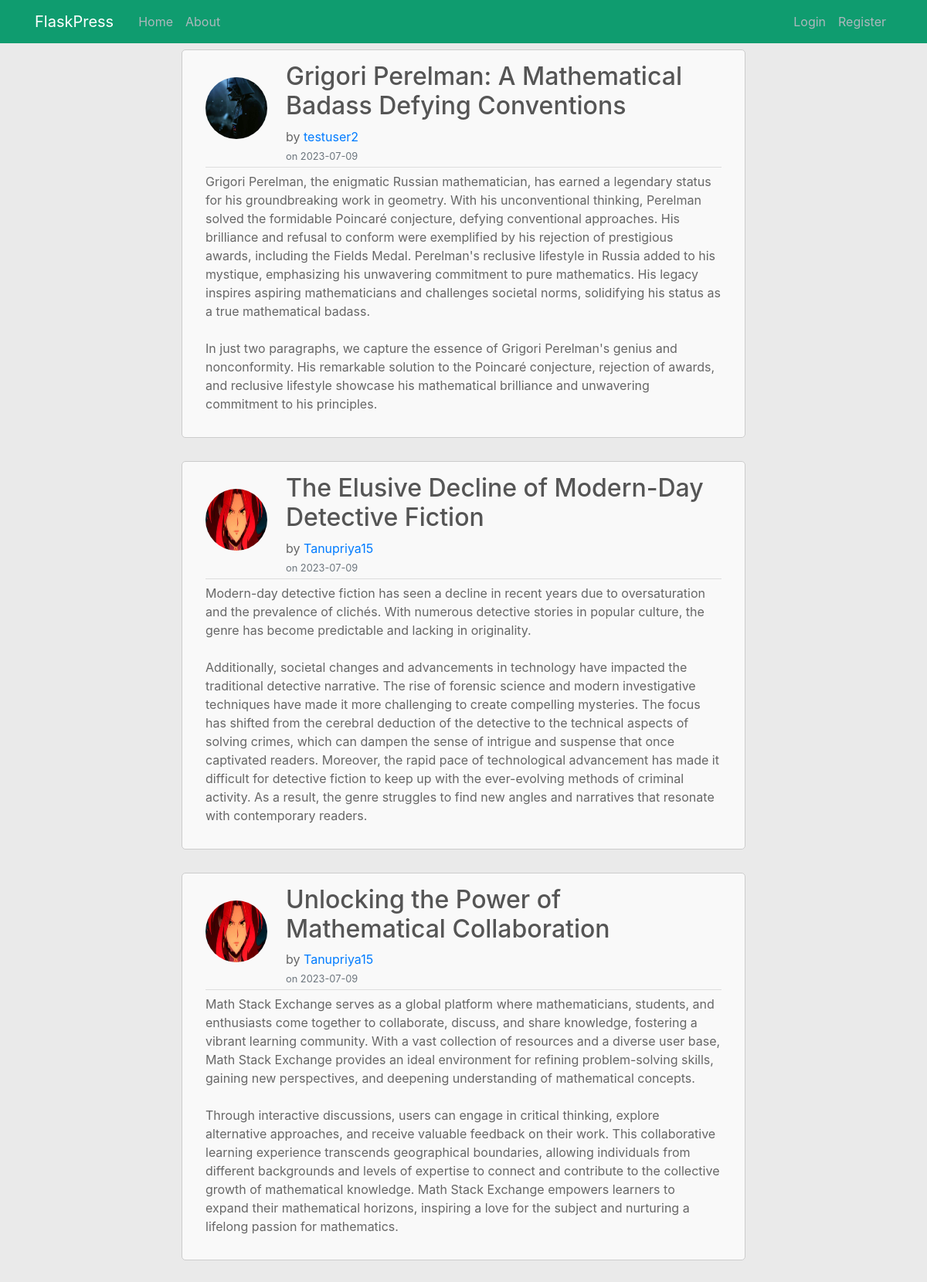
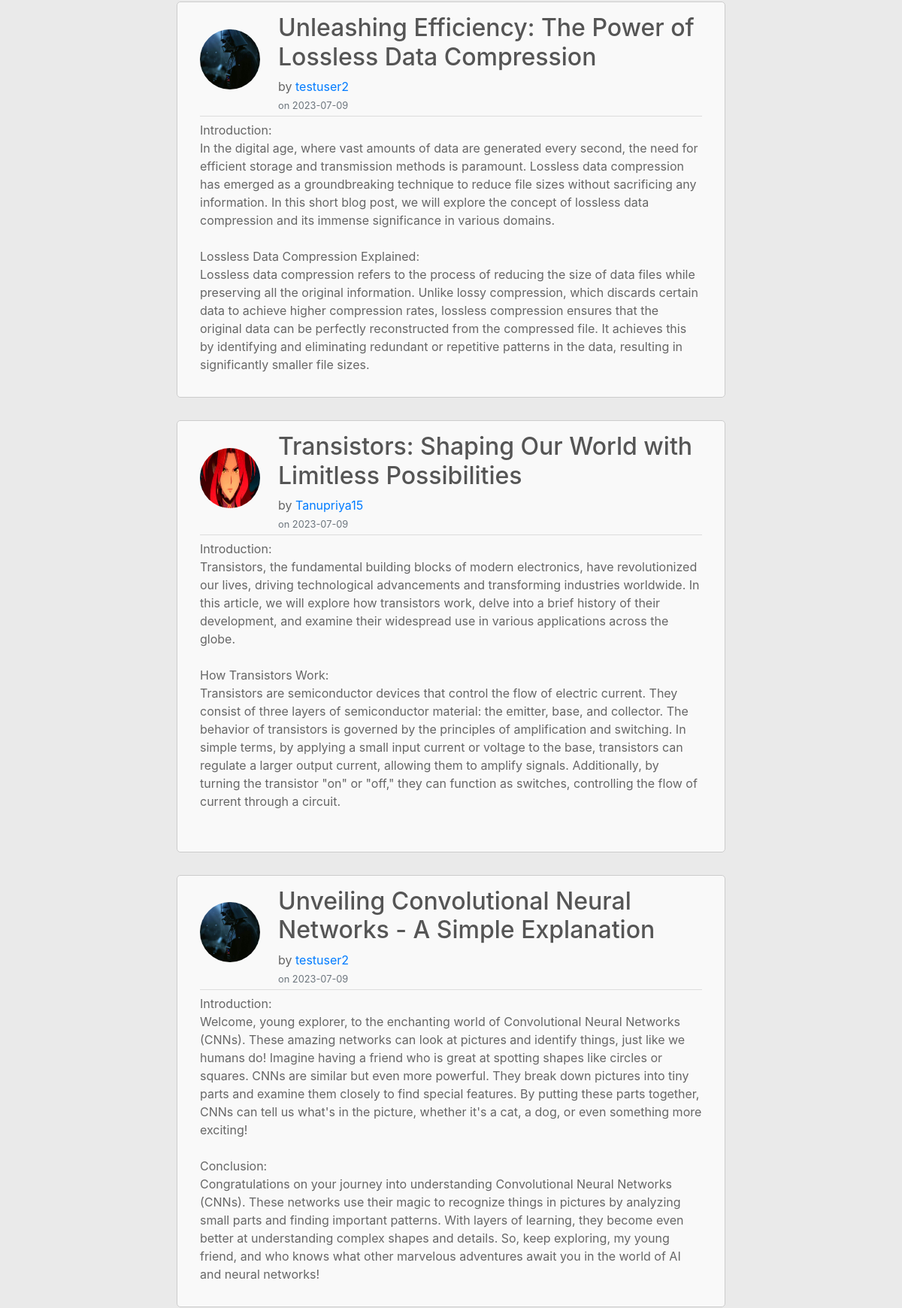
The page / (upper part) on the database its author committed (2 pictures, top to bottom).
### test/models.py (models this page shows, shortened)
class Post(db.Model, UserMixin):
    id = db.Column(db.Integer, primary_key=True)
    title = db.Column(db.String(20), nullable=True, default="Flask Blogpost")
    date_posted = db.Column(db.DateTime, nullable=False, default=datetime.utcnow)
    content = db.Column(db.Text, nullable=False)
    user_id = db.Column(db.Integer, db.ForeignKey('user.id'), nullable=True)

class User(db.Model, UserMixin):
    id = db.Column(db.Integer, primary_key=True)
    username = db.Column(db.String(20), unique=True, nullable=False)
    email = db.Column(db.String(120), unique=True, nullable=False)
    image_file = db.Column(db.String(20), nullable=False, default='default.jpg')
    password = db.Column(db.String(60), nullable=False)
    posts = db.relationship('Post', backref='author', lazy=True)

### test/routes.py (the view)
@app.route("/")
def home():
    posts = Post.query.order_by(Post.date_posted.desc()).all()
    return render_template('home.html', posts=posts)

### test/templates/home.html
{% extends "layout.html" %}
{% block content %}
    {% for post in posts %}
        <article class="media content-section">
            <div class="media-body">
                <div class="article-metadata">
                    <div class="d-flex justify-content-start align-items-center">
                        <img class="account-img rounded-circle-sm" src="{{ url_for('static', filename='Images/' + post.author.image_file) }}" alt="User Image">
                        <div class="ml-2">
                            <h2> <a class="article-title" href="#">{{ post.title }}</a></h2>
                            <span>by <a href="{{ url_for('user', post_id=post.id) }}">{{ post.author.username }}</a></span>
                            <br>
                            <small class="text-muted">on {{ post.date_posted.strftime('%Y-%m-%d') }}</small>
                        </div>
                    </div>
                </div>
                <p class="article-content">{{ post.content }}</p>
            </div>
        </article>
    {% endfor %}
{% endblock content %}

### test/static/main.css (style rules this page uses)
body { background: #eaeaea; color: #666666; margin-top: 4rem; }
h1, h2, h3, h4, h5, h6 { color: #555555; }
.content-section { background: #f9f9f9; padding: 15px 30px; border: 1px solid #cccccc; border-radius: 5px; margin-bottom: 30px; }
.article-title { color: #555555; }
.article-content { white-space: pre-wrap; }
.article-metadata { padding-bottom: 3px; margin-bottom: 6px; border-bottom: 1px solid #dddddd; }
.account-img { height: 150px; width: 150px; margin-right: 16px; margin-bottom: 12px; }
.rounded-circle-sm { width: 80px; height: 80px; border-radius: 50%; }

### rows shown on the page
Post: image_file (picture), title "Grigori Perelman: A Mathematical Badass Defying Conventions", author.username "testuser2", date_posted "2023-07-09", content "Grigori Perelman, the enigmatic Russian mathematician, has earned a legendary status for his groundbreaking work in geometry. With his unconventional thinking, Perelman solved the formidable Poincaré conjecture, defying conventional approaches. His brilliance and refusal to conform were exemplified by his rejection of prestigious awards, including the Fields Medal. Perelman's reclusive lifestyle in Russia added to his mystique, emphasizing his unwavering commitment to pure mathematics. His legacy inspires aspiring mathematicians and challenges societal norms, solidifying his status as a true mathematical badass. In just two paragraphs, we capture the essence of Grigori Perelman's genius and…"
Post: image_file (picture), title "The Elusive Decline of Modern-Day Detective Fiction", author.username "Tanupriya15", date_posted "2023-07-09", content "Modern-day detective fiction has seen a decline in recent years due to oversaturation and the prevalence of clichés. With numerous detective stories in popular culture, the genre has become predictable and lacking in originality. Additionally, societal changes and advancements in technology have impacted the traditional detective narrative. The rise of forensic science and modern investigative techniques have made it more challenging to create compelling mysteries. The focus has shifted from the cerebral deduction of the detective to the technical aspects of solving crimes, which can dampen the sense of intrigue and suspense that once captivated readers. Moreover, the rapid pace of…"
Post: image_file (picture), title "Unlocking the Power of Mathematical Collaboration", author.username "Tanupriya15", date_posted "2023-07-09", content "Math Stack Exchange serves as a global platform where mathematicians, students, and enthusiasts come together to collaborate, discuss, and share knowledge, fostering a vibrant learning community. With a vast collection of resources and a diverse user base, Math Stack Exchange provides an ideal environment for refining problem-solving skills, gaining new perspectives, and deepening understanding of mathematical concepts. Through interactive discussions, users can engage in critical thinking, explore alternative approaches, and receive valuable feedback on their work. This collaborative learning experience transcends geographical boundaries, allowing individuals from different backgrounds and…"
Post: image_file (picture), title "Unleashing Efficiency: The Power of Lossless Data Compression", author.username "testuser2", date_posted "2023-07-09", content "Introduction: In the digital age, where vast amounts of data are generated every second, the need for efficient storage and transmission methods is paramount. Lossless data compression has emerged as a groundbreaking technique to reduce file sizes without sacrificing any information. In this short blog post, we will explore the concept of lossless data compression and its immense significance in various domains. Lossless Data Compression Explained: Lossless data compression refers to the process of reducing the size of data files while preserving all the original information. Unlike lossy compression, which discards certain data to achieve higher compression rates, lossless compression…"
Post: image_file (picture), title "Transistors: Shaping Our World with Limitless Possibilities", author.username "Tanupriya15", date_posted "2023-07-09", content "Introduction: Transistors, the fundamental building blocks of modern electronics, have revolutionized our lives, driving technological advancements and transforming industries worldwide. In this article, we will explore how transistors work, delve into a brief history of their development, and examine their widespread use in various applications across the globe. How Transistors Work: Transistors are semiconductor devices that control the flow of electric current. They consist of three layers of semiconductor material: the emitter, base, and collector. The behavior of transistors is governed by the principles of amplification and switching. In simple terms, by applying a small input current…"
Post: image_file (picture), title "Unveiling Convolutional Neural Networks - A Simple Explanation", author.username "testuser2", date_posted "2023-07-09", content "Introduction: Welcome, young explorer, to the enchanting world of Convolutional Neural Networks (CNNs). These amazing networks can look at pictures and identify things, just like we humans do! Imagine having a friend who is great at spotting shapes like circles or squares. CNNs are similar but even more powerful. They break down pictures into tiny parts and examine them closely to find special features. By putting these parts together, CNNs can tell us what's in the picture, whether it's a cat, a dog, or even something more exciting! Conclusion: Congratulations on your journey into understanding Convolutional Neural Networks (CNNs). These networks use their magic to recognize things in…"
